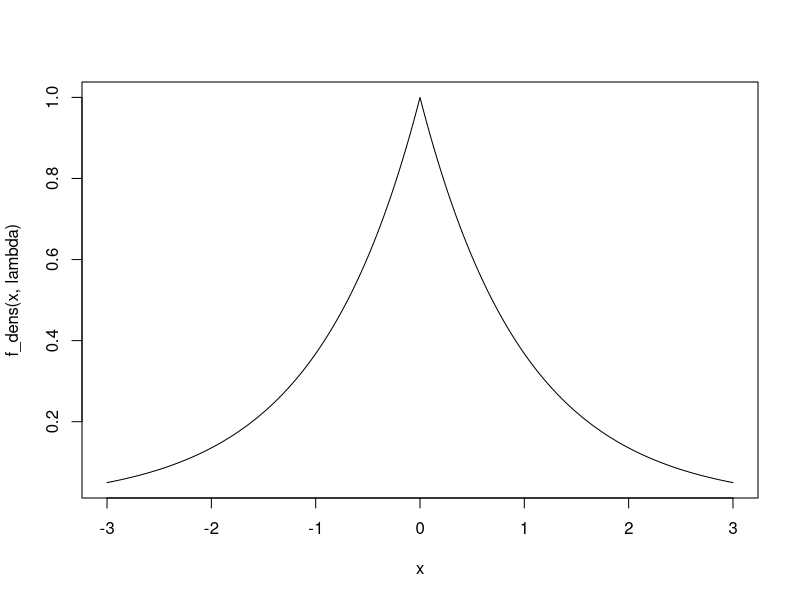
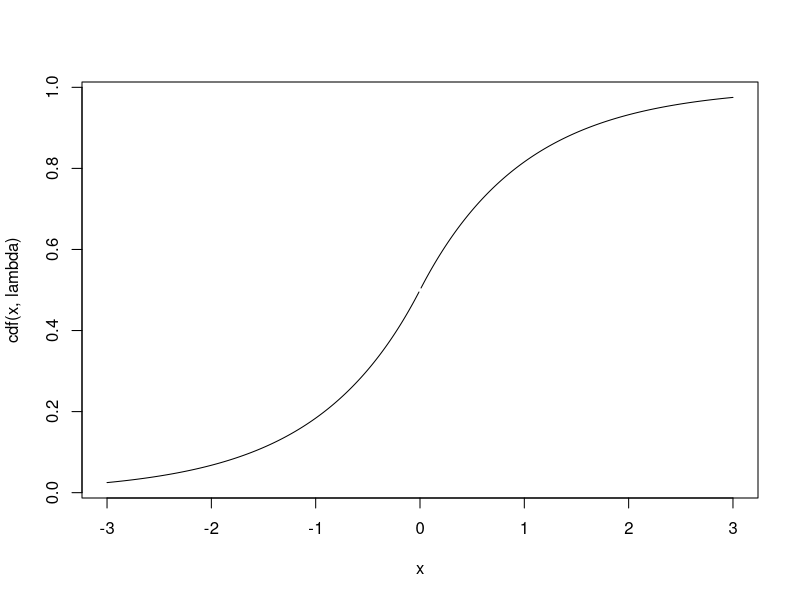
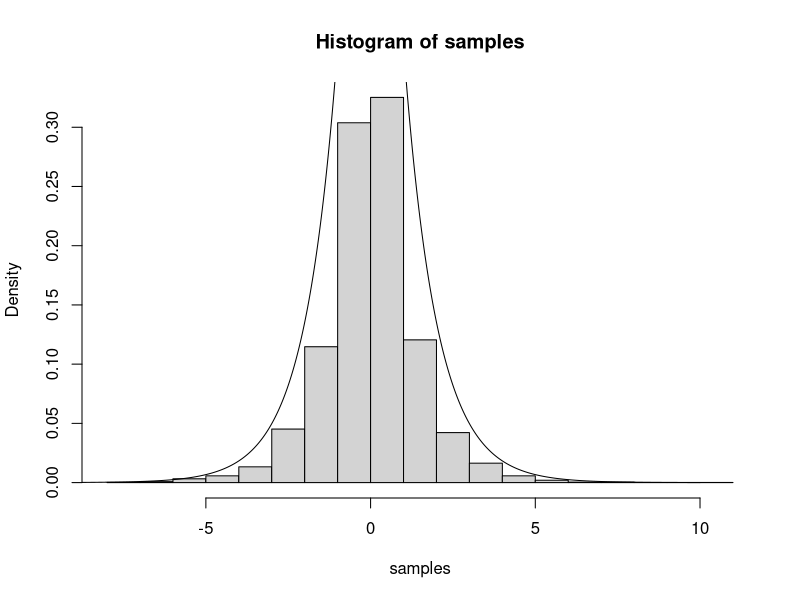

Here is the R script that generated these plots, in order:
## ---- chunk 1
f_dens <- function(x, lambda) {
    exp(-1 * lambda * abs(x))
}

lambda <- 1
x <- seq(-3, 3, 0.01)

plot(x, f_dens(x, lambda), "l")
## ---- chunk 2
cdf <- function(x, lambda) {
    sign_x <- x / abs(x)
    0.5 + sign_x * (0.5 - 0.5 * exp(-1 * lambda * abs(x)))
}

lambda <- 1
x <- seq(-3, 3, 0.01)

plot(x, cdf(x, lambda), "l")
## ---- chunk 3
n <- 10000

cdf_inverse <- function(y, lambda){
    y_val <- y
    y[y >= 0.5] <- 1 - y[y >= 0.5]
    out <- log(2 * y) / (-1 * lambda)
    out[y_val < 0.5] <- -1 * out[y_val < 0.5]
    out
}

lambda <- 1
samples <- runif(n)
samples <- cdf_inverse(samples, lambda)

hist(samples, freq=FALSE)

x <- seq(-10, 10, 0.01)
lines(x, f_dens(x, lambda))
